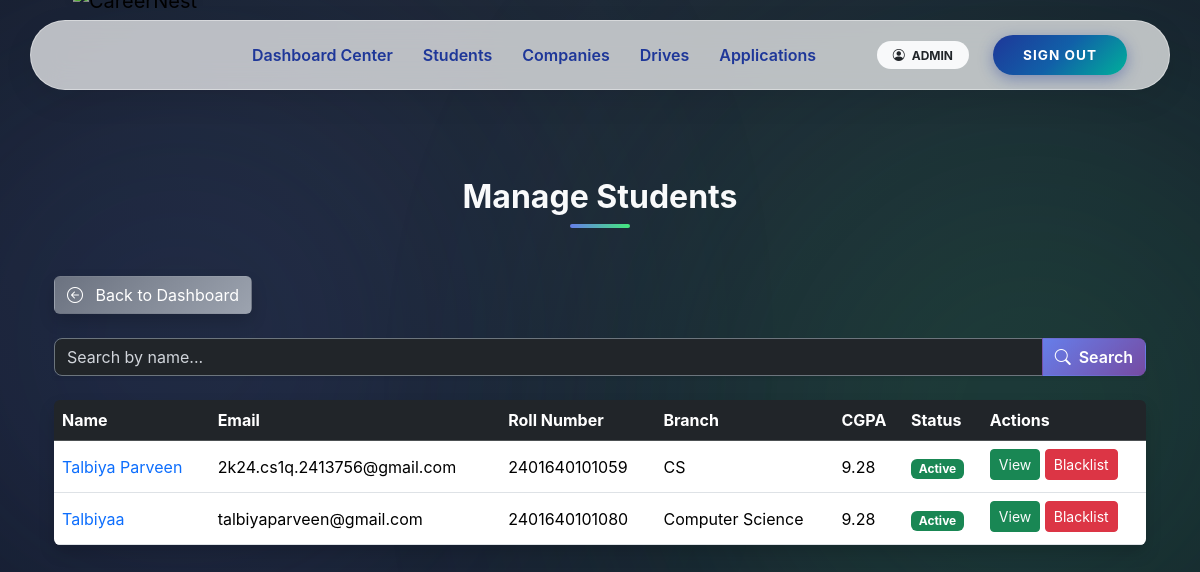
Page /admin/students (signed in) on the earlier database version.
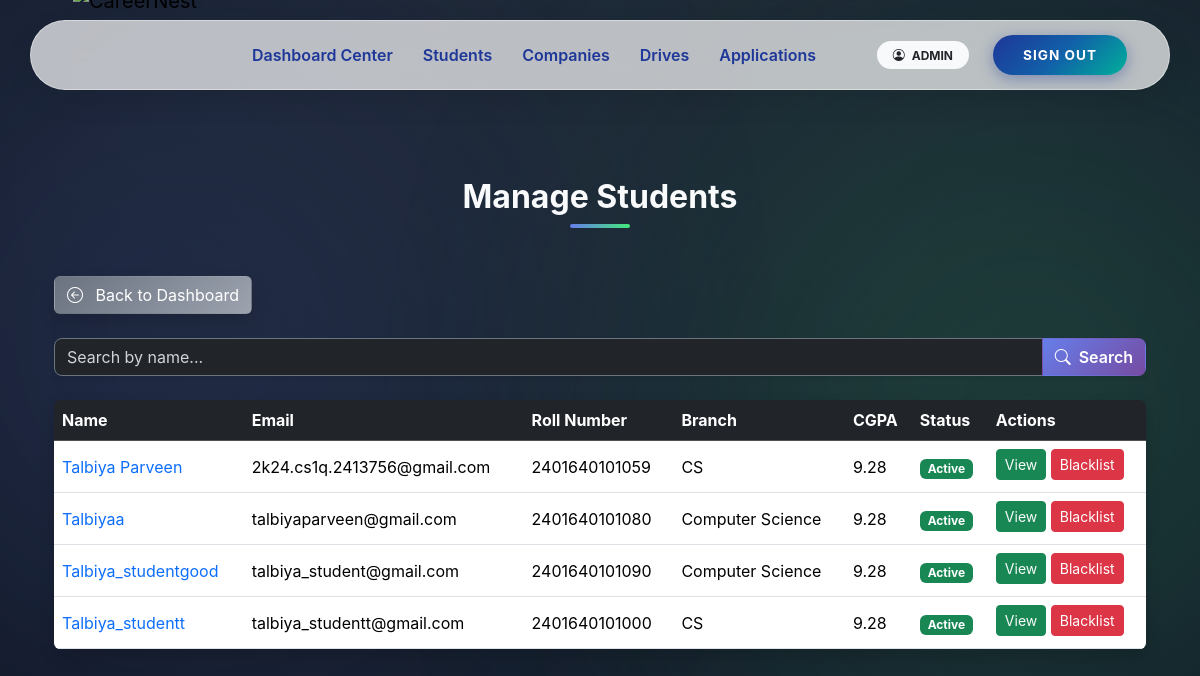
Same page on the later database version.
### app/models.py (models this page shows, shortened)
class User(UserMixin, db.Model):
    __tablename__ = "users"
    user_id = db.Column(db.Integer, primary_key=True)
    email = db.Column(db.String(120), unique=True, nullable=False)
    password_hash = db.Column(db.String(255), nullable=False)
    role = db.Column(db.String(20), nullable=False)
    is_active = db.Column(db.Boolean, default=True)
    is_approved = db.Column(db.Boolean, default=False)
    is_blacklisted = db.Column(db.Boolean, default=False)
    created_at = db.Column(db.DateTime, default=datetime.utcnow)
    student = db.relationship(
        "Student",
        back_populates="user",
        uselist=False,
        cascade="all, delete-orphan"
    )
    company = db.relationship(
        "Company",
        back_populates="user",
        uselist=False,
        cascade="all, delete-orphan"
    )
    admin = db.relationship(
        "Admin",
        back_populates="user",
        uselist=False,
        cascade="all, delete-orphan"
    )

class Student(db.Model):
    __tablename__ = "students"
    user_id = db.Column(
        db.Integer,
        db.ForeignKey("users.user_id", ondelete="CASCADE"),
        primary_key=True
    )
    full_name = db.Column(db.String(100), nullable=False)
    roll_number = db.Column(db.String(50), unique=True, nullable=False, index=True)
    graduation_year = db.Column(db.Integer, nullable=False)
    cgpa = db.Column(db.Float)
    tenth_marks = db.Column(db.Float)
    twelfth_marks = db.Column(db.Float)
    dob = db.Column(db.Date)
    year = db.Column(db.Integer)
    resume_filename = db.Column(db.String(200))
    phone = db.Column(db.String(20))
    address = db.Column(db.Text)
    skills = db.Column(db.Text)
    course = db.Column(db.String(100))
    branch = db.Column(db.String(100))
    created_at = db.Column(db.DateTime, default=datetime.utcnow)
    user = db.relationship("User", back_populates="student")
    applications = db.relationship(
        "Application",
        back_populates="student",
        cascade="all, delete-orphan"
    )

### app/admin/routes.py (the view)
@admin_bp.route('/students')
@login_required
@role_required('admin')
def students():
    q = request.args.get('q', '').strip()
    query = User.query.filter_by(role='student').join(Student)
    if q:
        query = query.filter(Student.full_name.ilike(f'%{q}%'))
    students = query.all()
    return render_template('admin/students.html', students=students, q=q)

### app/utils.py (called while the page is built)
def role_required(required_role):
    def decorator(f):
        @wraps(f)
        def decorated_function(*args, **kwargs):
            if not current_user.is_authenticated:
                abort(401)
            if current_user.role != required_role:
                abort(403)
            if required_role in ["student", "company"] and not current_user.is_approved:
                abort(403)
            if current_user.is_blacklisted:
                abort(403)
            return f(*args, **kwargs)
        return decorated_function
    return decorator

### app/templates/admin/students.html (shortened to what this page needs)
{% extends 'base.html' %}
{% block content %}
<div class="dashboard-bg">
  <div class="container position-relative">
    <h2 class="section-heading text-center mb-5">Manage Students</h2>
    <a href="{{ url_for('admin.dashboard') }}" class="btn btn-gradient-secondary mb-4 shadow hover-glow text-white">
      <i class="bi bi-arrow-left-circle me-2"></i> Back to Dashboard
    </a>
    <form method="GET" class="mb-4">
      <div class="input-group shadow-sm">
        <input type="text" name="q" class="form-control bg-dark text-white border border-secondary" placeholder="Search by name..." value="{{ q }}">
        <button class="btn btn-gradient-primary text-white" type="submit"><i class="bi bi-search me-1"></i> Search</button>
      </div>
    </form>
    {% if students %}
    <div class="table-responsive shadow rounded">
      <table class="table table-hover align-middle mb-0 text-white">
        <thead class="table-dark">
          <tr>
            <th>Name</th>
            <th>Email</th>
            <th>Roll Number</th>
            <th>Branch</th>
            <th>CGPA</th>
            <th>Status</th>
            <th>Actions</th>
          </tr>
        </thead>
        <tbody>
          {% for user in students %}
          <tr class="align-middle">
            <td>
              <a href="{{ url_for('admin.student_detail', user_id=user.user_id) }}" class="text-primary text-decoration-none">
                {{ user.student.full_name if user.student else 'N/A' }}
              </a>
            </td>
            <td>{{ user.email }}</td>
            <td>{{ user.student.roll_number if user.student else 'N/A' }}</td>
            <td>{{ user.student.branch if user.student else 'N/A' }}</td>
            <td>{{ user.student.cgpa if user.student else 'N/A' }}</td>
            <td>
              {% if user.is_blacklisted %}
              <span class="badge bg-danger">Blacklisted</span>
              {% else %}
              <span class="badge bg-success">Active</span>
              {% endif %}
            </td>
            <td>
              <a href="{{ url_for('admin.student_detail', user_id=user.user_id) }}" class="btn btn-success btn-sm mb-1">View</a>
              <form action="{{ url_for('admin.blacklist_student', user_id=user.user_id) }}" method="POST" style="display:inline;">
                {% if user.is_blacklisted %}
                <button type="submit" class="btn btn-success btn-sm mb-1">Unblacklist</button>
                {% else %}
                <button type="submit" class="btn btn-danger btn-sm mb-1">Blacklist</button>
                {% endif %}
              </form>
            </td>
          </tr>
          {% endfor %}
        </tbody>
      </table>
    </div>
    {% else %}
    <div class="alert alert-info shadow rounded">No students found.</div>
    {% endif %}
  </div>
</div>
{% endblock %}

### app/templates/base.html (shortened to what this page needs)
<!DOCTYPE html>
<html lang="en">
<head>
    <link href="https://cdn.jsdelivr.net/npm/bootstrap@5.3.2/dist/css/bootstrap.min.css" rel="stylesheet">
    <link rel="stylesheet" href="https://cdn.jsdelivr.net/npm/bootstrap-icons@1.10.5/font/bootstrap-icons.css">
</head>
<body>
    <div class="toast-container position-fixed top-0 end-0 p-3">
    </div>
    <header class="navbar-container">
        <nav class="navbar navbar-expand-lg navbar-island">
            <div class="container-fluid">
                <a class="navbar-brand " href="/">
                    <img src="{{ url_for('static', filename='img/CareerLogo.png') }}" alt="CareerNest">
                </a>
                <div class="collapse navbar-collapse" id="navMain">
                    <ul class="navbar-nav me-auto mb-2 mb-lg-0 ms-lg-4">
                        {% if current_user.is_authenticated %}
                        {% if current_user.role == 'admin' %}
                        <li class="nav-item"><a class="nav-link" href="{{ url_for('admin.dashboard') }}">Dashboard
                                Center</a></li>
                        <li class="nav-item"><a class="nav-link" href="{{ url_for('admin.students') }}">Students</a>
                        </li>
                        <li class="nav-item"><a class="nav-link" href="{{ url_for('admin.companies') }}">Companies</a>
                        </li>
                        <li class="nav-item"><a class="nav-link" href="{{ url_for('admin.drives') }}">Drives</a>
                        </li>
                        <li class="nav-item"><a class="nav-link"
                                href="{{ url_for('admin.applications') }}">Applications</a>
                        </li>
                        {% endif %}
                        {% else %}
                        <li class="nav-item"><a class="nav-link" href="/">Home</a></li>
                        {% endif %}
                    </ul>
                    <div class="d-flex flex-column flex-lg-row align-items-center">
                        {% if not current_user.is_authenticated %}
                        <a href="{{ url_for('auth.student_register') }}" class="btn btn-creative btn-student">Student
                            Join</a>
                        <a href="{{ url_for('auth.company_register') }}" class="btn btn-creative btn-student">Company
                            Join</a>
                        <a href="{{ url_for('auth.login') }}" class="btn btn-creative btn-login">Login</a>
                        {% else %}
                        <span class="badge rounded-pill bg-light text-dark px-3 py-2 me-3 d-none d-lg-block">
                            <i class="bi bi-person-circle me-1"></i> {{ current_user.role|upper }}
                        </span>
                        <a href="{{ url_for('auth.logout') }}" class="btn btn-creative btn-login">Sign Out</a>
                        {% endif %}
                    </div>
                </div>
            </div>
        </nav>
    </header>
    <main class="container page-content">
        {% block content %}{% endblock %}
    </main>
</body>
</html>

### app/templates/admin/students.html (style rules this page uses)
.dashboard-bg { position: relative; z-index: 1; padding: 3rem 0; }
html, body { height: 100%; margin: 0; font-family: 'Inter', sans-serif; overflow-x: hidden; }
body { background: radial-gradient(circle at top, #1f2937 0%, #111827 100%); color: #f9fafb; }
body::before, body::after { content: ''; position: fixed; border-radius: 50%; filter: blur(150px); opacity: 0.15; z-index: 0; }
body::before { width: 600px; height: 600px; background: #667eea; top: 5%; left: -10%; }
body::after { width: 700px; height: 700px; background: #43e97b; bottom: 5%; right: -15%; }
.section-heading { font-weight: 700; font-size: 2rem; color: #f9fafb; position: relative; margin-bottom: 2rem; text-align:center; }
.section-heading::after { content: ''; display: block; width: 60px; height: 4px; background: linear-gradient(90deg, #667eea, #43e97b); border-radius: 2px; margin: 0.5rem auto 0 auto; }
.input-group .form-control { border-radius: 8px 0 0 8px; background-color: rgba(255,255,255,0.05); color: #f9fafb; }
.input-group .form-control::placeholder { color: #d1d5db; }
.input-group .btn { border-radius: 0 8px 8px 0; font-weight:600; }
.btn-gradient-primary { background: linear-gradient(135deg, #667eea, #764ba2); color: #fff; }
.btn-gradient-secondary { background: linear-gradient(135deg, #6b7280, #9ca3af); color: #fff; }
.table { color: #f9fafb; }
.table a { color: #f9fafb; }
.table td, .table th { vertical-align: middle; }
.mb-1 { margin-bottom: 0.25rem; }
.shadow { box-shadow: 0 5px 15px rgba(0,0,0,0.3); }

Differences in the rows shown:
added User: student "Talbiya_studentgood", email "talbiya_student@gmail.com", student "2401640101090", student "Computer Science", student "9.28", is_blacklisted "Active"
added User: student "Talbiya_studentt", email "talbiya_studentt@gmail.com", student "2401640101000", student "CS", student "9.28", is_blacklisted "Active"
